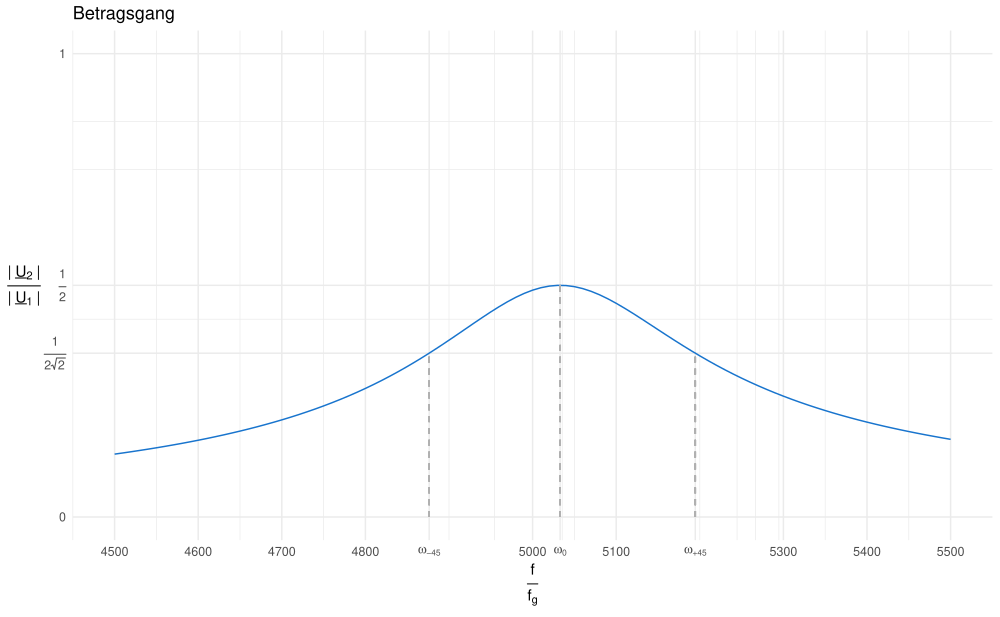

The R source for this figure:
#RC Tiefpassfilter

library(ggplot2)

options(scipen=10000)

breaks       <- 10^(-10:10)
minor_breaks <- rep(1:9, 21)*(10^rep(-10:10, each=9))

#ybreaks = c(seq(0,1.0,0.1),round(1/sqrt(2),digits = 3));
#ybreaks = ybreaks[-8] # ybreaks without 0.7 (8th element)

output_width  <- 10
output_height <- output_width * 0.6180339887498948

data <- read.csv(file = "2_7.csv")

dataU1    <- data$u1
dataU2    <- data$u2
dataPhase <- data$phase
dataX     <- data$ffg
dataY     <- dataU2/dataU1
displaydata <- data.frame(x=dataX, y=dataY)

R  <- 1000;
RP <- 1000;
L  <- 0.001;
C  <- 0.000001;


fga <- (sqrt( ((RP+R)/(2*RP*R*C))^2 + 1/(L*C)) + (RP+R)/(2*RP*R*C) ) / (2*pi)
fgb <- (sqrt( ((RP+R)/(2*RP*R*C))^2 + 1/(L*C)) - (RP+R)/(2*RP*R*C) ) / (2*pi)

print(fga)
print(fgb)

ylabel <- bquote( over( "|" ~ underline("U")[2] ~ "|"  , "|" ~ underline("U")[1] ~ "|") )
xlabel <- bquote( over( "f", "f"[g]))

rc_fun<- function(f) {1 / sqrt( 4 + (R*2*pi*f * C - R/(2*pi*f * L) )^2 ) }

pdf("2_7_betrag_clean.pdf", width = output_width, height = output_height, )

####################################################################

p9 <- ggplot(displaydata, aes(dataX, dataY)) +

        theme_minimal() + # maybe theme_bw()

        ggtitle("Betragsgang") +

        stat_function(fun = rc_fun, colour = "dodgerblue3")+

        theme(axis.title.y = element_text(angle = 0, vjust = .5)) + # rotate axis title

        xlab(xlabel)  +
        ylab(ylabel)  +

        scale_y_continuous(limits=c(0, 1), breaks = c(0, 1, 0.5, 1/(2*sqrt(2))), labels = c(0, 1, bquote( over(1,2) ), bquote( over(1, 2*sqrt(2))) ) ) +
        scale_x_continuous(limits=c(4500, 5500), breaks = c(4500, 4600, 4700, 4800, 5000, 5100, 5300, 5400, 5500, 1/(2*pi*sqrt(L*C)), fgb,fga), labels=c(4500, 4600, 4700, 4800, 5000, 5100, 5300, 5400, 5500, bquote(omega["0"]), bquote(omega["-45"]) , bquote(omega["+45"])) ) +

        #lines
        #geom_segment( aes(x = 4500, y = 1/(2*sqrt(2)),  xend = fga, yend = 1/(2*sqrt(2)) ), color="grey69", linetype="dashed") +
        geom_segment( aes(x = 1/(2*pi*sqrt(L*C)),    y = 0,          xend = 1/(2*pi*sqrt(L*C)), yend = 0.5 ), color="grey69", linetype="dashed") +
        geom_segment( aes(x = fgb,    y = 0,          xend = fgb, yend = 1/(2*sqrt(2)) ), color="grey69", linetype="dashed") +
          geom_segment( aes(x = fga,    y = 0,          xend = fga, yend = 1/(2*sqrt(2)) ), color="grey69", linetype="dashed")

p9
